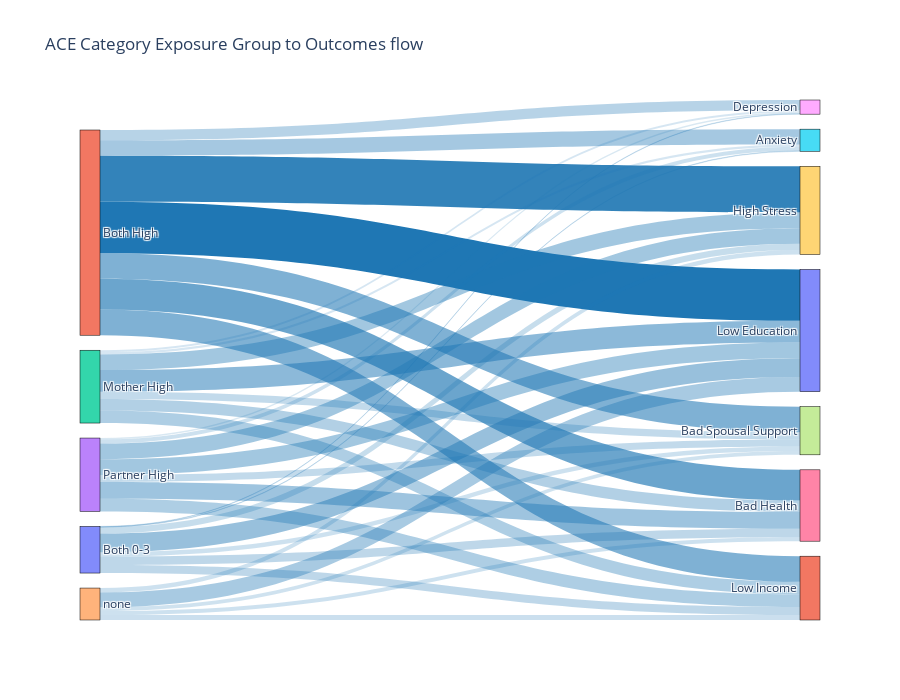

Here is the notebook cell this chart was saved with:
### Markdown cell above
## c. ACE Group Exposure to Outcomes flow

Shows the flow of end outcomes steming from the differet ACE exposure groups

### Code cell
import plotly.graph_objects as go
import pandas as pd

sankey_df = outcomes_df.copy()
# Ensure column names are lower-case strings (previous cell already did this, but safe)
sankey_df.columns = [c.lower() for c in sankey_df.columns]
cols = sankey_df.columns.tolist()

if set(['source','target','value']).issubset(cols):
    s_col, t_col, v_col = 'source','target','value'
elif set(['from','to','value']).issubset(cols):
    s_col, t_col, v_col = 'from','to','value'
else:
    # Fallback: take the first three columns
    s_col, t_col, v_col = cols[0], cols[1], cols[2]

# Coerce types
sankey_df[s_col] = sankey_df[s_col].astype(str)
sankey_df[t_col] = sankey_df[t_col].astype(str)
sankey_df[v_col] = pd.to_numeric(sankey_df[v_col], errors='coerce')

# Drop invalid rows
sankey_df = sankey_df.dropna(subset=[s_col,t_col,v_col])

# Aggregate duplicate links (optional but useful)
agg = sankey_df.groupby([s_col,t_col], as_index=False)[v_col].sum()

# Build node list and indices
all_nodes = list(pd.unique(agg[[s_col,t_col]].values.ravel('K')))
node_idx = {n:i for i,n in enumerate(all_nodes)}

sources = agg[s_col].map(node_idx).tolist()
targets = agg[t_col].map(node_idx).tolist()
values = agg[v_col].tolist()

# Color links by normalized value
max_val = max(values) if values else 1
link_colors = ['rgba(31,119,180,' + f'{(v/max_val)*0.85 + 0.15:.2f}' + ')' for v in values]

fig = go.Figure(data=[go.Sankey(
    node=dict(pad=15,thickness=20,line=dict(color='black',width=0.5),label=all_nodes),
    link=dict(source=sources,target=targets,value=values,color=link_colors)
)])

fig.update_layout(title_text='ACE Category Exposure Group to Outcomes flow', font_size=12, height=max(700, 40*len(all_nodes)))
fig.show()

### Figure 1 — Plotly figure (JSON) as saved in the notebook; plotly's stock layout.template omitted (floating-point values rounded to 4 significant figures)
{"data": [{"link": {"color": ["rgba(31,119,180,0.16)", "rgba(31,119,180,0.29)", "rgba(31,119,180,0.22)", "rgba(31,119,180,0.16)", "rgba(31,119,180,0.25)", "rgba(31,119,180,0.46)", "rgba(31,119,180,0.29)", "rgba(31,119,180,0.40)", "rgba(31,119,180,0.66)", "rgba(31,119,180,0.57)", "rgba(31,119,180,0.32)", "rgba(31,119,180,0.91)", "rgba(31,119,180,1.00)", "rgba(31,119,180,0.57)", "rgba(31,119,180,0.18)", "rgba(31,119,180,0.34)", "rgba(31,119,180,0.27)", "rgba(31,119,180,0.18)", "rgba(31,119,180,0.41)", "rgba(31,119,180,0.51)", "rgba(31,119,180,0.36)", "rgba(31,119,180,0.22)", "rgba(31,119,180,0.43)", "rgba(31,119,180,0.27)", "rgba(31,119,180,0.17)", "rgba(31,119,180,0.41)", "rgba(31,119,180,0.41)", "rgba(31,119,180,0.36)", "rgba(31,119,180,0.15)", "rgba(31,119,180,0.22)", "rgba(31,119,180,0.21)", "rgba(31,119,180,0.15)", "rgba(31,119,180,0.22)", "rgba(31,119,180,0.39)", "rgba(31,119,180,0.23)"], "source": [0, 0, 0, 0, 0, 0, 0, 1, 1, 1, 1, 1, 1, 1, 2, 2, 2, 2, 2, 2, 2, 3, 3, 3, 3, 3, 3, 3, 4, 4, 4, 4, 4, 4, 4], "target": [5, 6, 7, 8, 9, 10, 11, 5, 6, 7, 8, 9, 10, 11, 5, 6, 7, 8, 9, 10, 11, 5, 6, 7, 8, 9, 10, 11, 5, 6, 7, 8, 9, 10, 11], "value": [0.6, 10.8, 5.6, 0.6, 8, 24.4, 10.6, 20, 40, 33.3, 13.3, 60, 66.7, 33.3, 2.7, 14.9, 9.5, 2.7, 20.4, 28.2, 16.2, 5.4, 21.8, 9.1, 1.8, 20.4, 20.4, 16.4, 0, 5.2, 5.1, 0, 5.8, 19, 6.4]}, "node": {"label": ["Both 0-3", "Both High", "Mother High", "Partner High", "none", "Anxiety", "Bad Health", "Bad Spousal Support", "Depression", "High Stress", "Low Education", "Low Income"], "line": {"color": "black", "width": 0.5}, "pad": 15, "thickness": 20}, "type": "sankey"}], "layout": {"font": {"size": 12}, "height": 700, "title": {"text": "ACE Category Exposure Group to Outcomes flow"}}}
